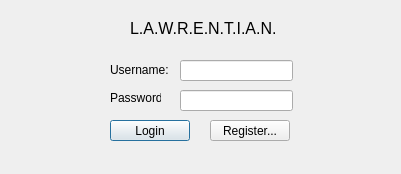
<?xml version="1.0" encoding="UTF-8"?>
<ui version="4.0">
 <class>LoginWindow</class>
 <widget class="QDialog" name="LoginWindow">
  <property name="geometry">
   <rect>
    <x>0</x>
    <y>0</y>
    <width>401</width>
    <height>174</height>
   </rect>
  </property>
  <property name="windowTitle">
   <string>Dialog</string>
  </property>
  <widget class="QPushButton" name="pushButton">
   <property name="geometry">
    <rect>
     <x>110</x>
     <y>120</y>
     <width>80</width>
     <height>21</height>
    </rect>
   </property>
   <property name="text">
    <string>Login</string>
   </property>
  </widget>
  <widget class="QPushButton" name="pushButton_2">
   <property name="geometry">
    <rect>
     <x>210</x>
     <y>120</y>
     <width>80</width>
     <height>21</height>
    </rect>
   </property>
   <property name="text">
    <string>Register...</string>
   </property>
  </widget>
  <widget class="QLabel" name="label">
   <property name="geometry">
    <rect>
     <x>130</x>
     <y>20</y>
     <width>161</width>
     <height>16</height>
    </rect>
   </property>
   <property name="font">
    <font>
     <pointsize>12</pointsize>
    </font>
   </property>
   <property name="text">
    <string>L.A.W.R.E.N.T.I.A.N.</string>
   </property>
  </widget>
  <widget class="QLineEdit" name="usernamebox">
   <property name="geometry">
    <rect>
     <x>180</x>
     <y>60</y>
     <width>113</width>
     <height>21</height>
    </rect>
   </property>
  </widget>
  <widget class="QLineEdit" name="passwordbox">
   <property name="geometry">
    <rect>
     <x>180</x>
     <y>90</y>
     <width>113</width>
     <height>21</height>
    </rect>
   </property>
  </widget>
  <widget class="QLabel" name="label_2">
   <property name="geometry">
    <rect>
     <x>110</x>
     <y>60</y>
     <width>71</width>
     <height>20</height>
    </rect>
   </property>
   <property name="text">
    <string>Username:</string>
   </property>
  </widget>
  <widget class="QLabel" name="label_3">
   <property name="geometry">
    <rect>
     <x>110</x>
     <y>90</y>
     <width>51</width>
     <height>16</height>
    </rect>
   </property>
   <property name="text">
    <string>Password:</string>
   </property>
  </widget>
 </widget>
 <resources/>
 <connections/>
</ui>
